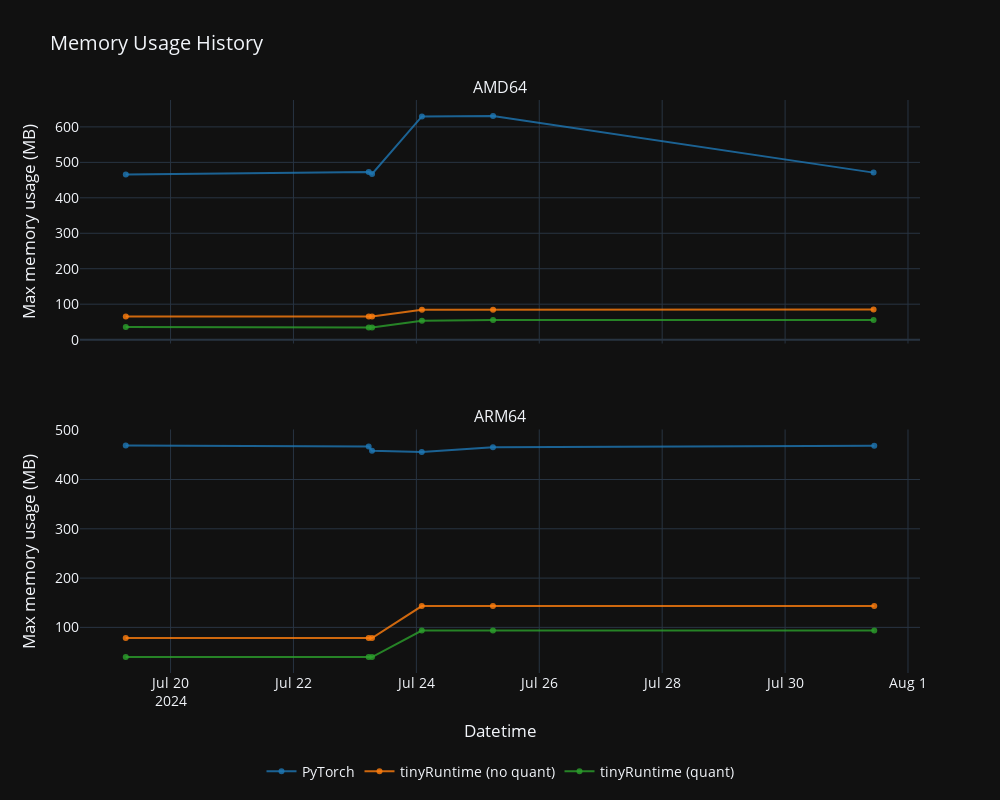

Notebook code cell kept with this figure:
### Code cell
#| label: fig-memory
#| fig-cap: "Max memory usage"

plot_progress("Max memory", "Max memory usage (MB)", "Memory Usage")

### Figure 1 — Plotly figure (JSON) as saved in the notebook; plotly's stock layout.template omitted (floating-point values rounded to 4 significant figures)
{"data": [{"line": {"color": "rgba(31, 119, 180, 0.8)"}, "mode": "lines+markers", "name": "PyTorch", "showlegend": true, "type": "scatter", "x": ["2024-07-19 06:31:09", "2024-07-23 05:23:24", "2024-07-23 06:42:18", "2024-07-24 02:09:55", "2024-07-25 05:57:40", "2024-07-31 10:33:08"], "xaxis": "x", "y": [465.4, 472.6, 467.2, 629.5, 630.9, 471.0], "yaxis": "y"}, {"line": {"color": "rgba(255, 127, 14, 0.8)"}, "mode": "lines+markers", "name": "tinyRuntime (no quant)", "showlegend": true, "type": "scatter", "x": ["2024-07-19 06:31:09", "2024-07-23 05:23:24", "2024-07-23 06:42:18", "2024-07-24 02:09:55", "2024-07-25 05:57:40", "2024-07-31 10:33:08"], "xaxis": "x", "y": [65.34, 65.22, 65.34, 84.53, 84.59, 84.69], "yaxis": "y"}, {"line": {"color": "rgba(44, 160, 44, 0.8)"}, "mode": "lines+markers", "name": "tinyRuntime (quant)", "showlegend": true, "type": "scatter", "x": ["2024-07-19 06:31:09", "2024-07-23 05:23:24", "2024-07-23 06:42:18", "2024-07-24 02:09:55", "2024-07-25 05:57:40", "2024-07-31 10:33:08"], "xaxis": "x", "y": [35.86, 33.98, 33.98, 53.38, 55.31, 55.48], "yaxis": "y"}, {"line": {"color": "rgba(31, 119, 180, 0.8)"}, "mode": "lines+markers", "name": "PyTorch", "showlegend": false, "type": "scatter", "x": ["2024-07-19 06:30:05", "2024-07-23 05:22:24", "2024-07-23 06:41:04", "2024-07-24 02:06:55", "2024-07-25 05:54:31", "2024-07-31 10:49:19"], "xaxis": "x2", "y": [469.2, 466.9, 458.3, 455.6, 465.7, 468.3], "yaxis": "y2"}, {"line": {"color": "rgba(255, 127, 14, 0.8)"}, "mode": "lines+markers", "name": "tinyRuntime (no quant)", "showlegend": false, "type": "scatter", "x": ["2024-07-19 06:30:05", "2024-07-23 05:22:24", "2024-07-23 06:41:04", "2024-07-24 02:06:55", "2024-07-25 05:54:31", "2024-07-31 10:49:19"], "xaxis": "x2", "y": [78.38, 78.38, 78.38, 143.2, 143.2, 143.3], "yaxis": "y2"}, {"line": {"color": "rgba(44, 160, 44, 0.8)"}, "mode": "lines+markers", "name": "tinyRuntime (quant)", "showlegend": false, "type": "scatter", "x": ["2024-07-19 06:30:05", "2024-07-23 05:22:24", "2024-07-23 06:41:04", "2024-07-24 02:06:55", "2024-07-25 05:54:31", "2024-07-31 10:49:19"], "xaxis": "x2", "y": [39.77, 39.83, 39.83, 93.45, 93.48, 93.5], "yaxis": "y2"}], "layout": {"annotations": [{"font": {"size": 16}, "showarrow": false, "text": "AMD64", "x": 0.5, "xanchor": "center", "xref": "paper", "y": 1, "yanchor": "bottom", "yref": "paper"}, {"font": {"size": 16}, "showarrow": false, "text": "ARM64", "x": 0.5, "xanchor": "center", "xref": "paper", "y": 0.425, "yanchor": "bottom", "yref": "paper"}], "font": {"size": 14}, "height": 800, "legend": {"itemclick": false, "itemdoubleclick": false, "orientation": "h", "x": 0.5, "xanchor": "center", "y": -0.2, "yanchor": "bottom"}, "margin": {"b": 50, "t": 100}, "showlegend": true, "title": {"text": "Memory Usage History"}, "width": 1000, "xaxis": {"anchor": "y", "domain": [0, 1], "matches": "x2", "showticklabels": false}, "xaxis2": {"anchor": "y2", "domain": [0, 1], "title": {"text": "Datetime"}}, "yaxis": {"anchor": "x", "domain": [0.575, 1], "title": {"text": "Max memory usage (MB)"}}, "yaxis2": {"anchor": "x2", "domain": [0, 0.425], "title": {"text": "Max memory usage (MB)"}}}}
